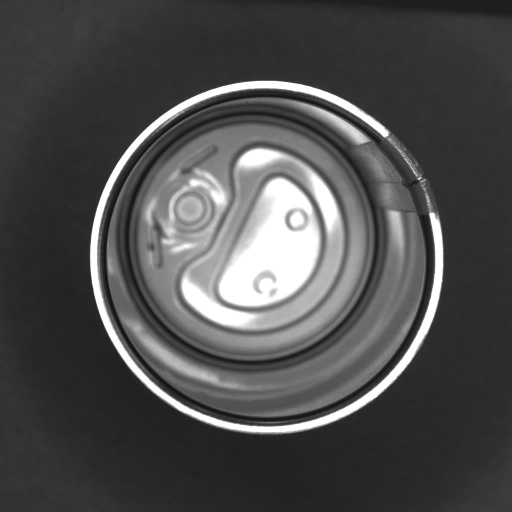
#> input picture data/raw_cans/Bad (1).jpg, 1024 x 1024 px, found by its file name (shown at 1/2 size)
$ python generate_real_lab_assets.py   (older library calls are emulated)
#> lines starting #> are read from the running program, lines starting #| are printed output that depends on the picture; after the words box and inside, x2 and y2 are one past the last pixel; in counts of white or black regions, pixels touching at a corner belong together
"""
Generate genuine lab step figures directly from the actual lab images:
Bad (1).jpg (Real can with crack defect) and Good (1).jpg (Real normal can)
from SeamFlangeCrack dataset.
"""

import os
import cv2
import numpy as np
import matplotlib.pyplot as plt

os.makedirs("assets/lab_steps", exist_ok=True)

# -----------------------------------------------------------------------------
# 0. Raw Input Comparison (Bad (1).jpg vs Good (1).jpg)
# -----------------------------------------------------------------------------
bad_can = cv2.imread(r"data\raw_cans\Bad (1).jpg")
#> bad_can is the input picture: shape (1024, 1024, 3); min 12, max 255, mean 77.9
good_can = cv2.imread(r"data\raw_cans\Good (1).jpg")
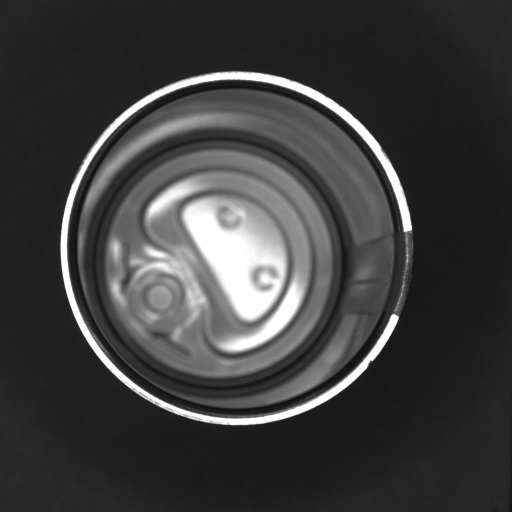
#> input picture data/raw_cans/Good (1).jpg, 1024 x 1024 px, found by its file name (shown at 1/2 size)
#> good_can is the input picture: shape (1024, 1024, 3); min 10, max 255, mean 62.4

fig, axes = plt.subplots(1, 2, figsize=(11, 5.5), facecolor='white')

# ----------------- (A) Bad (1).jpg -----------------
axes[0].imshow(cv2.cvtColor(bad_can, cv2.COLOR_BGR2RGB))
axes[0].set_title("(A) Bad (1).jpg - Flange Crack Defect", fontsize=12, fontweight='bold', pad=10)
axes[0].axis('off')

# Circle around defect at true coordinates (838, 348) (~2 o'clock)
circle_bad = plt.Circle((838, 348), 35, color='red', fill=False, lw=2.5, linestyle='-')
axes[0].add_patch(circle_bad)

# Arrow from text to defect
axes[0].annotate("Seam Flange Crack\n(~2 o'clock position)",
                 xy=(838, 348), xytext=(450, 140),
                 arrowprops=dict(arrowstyle="->", color="red", lw=2.2),
                 color="red", fontweight='bold', fontsize=10.5,
                 bbox=dict(boxstyle="round,pad=0.4", fc="#ffe6e6", ec="red", lw=1.5))

# Inset zoom of the crack defect
axins_bad = axes[0].inset_axes([0.04, 0.04, 0.38, 0.38])
crop_bad = bad_can[348-100:348+100, 838-120:838+80]
axins_bad.imshow(cv2.cvtColor(crop_bad, cv2.COLOR_BGR2RGB))
axins_bad.set_xticks([])
axins_bad.set_yticks([])
for spine in axins_bad.spines.values():
    spine.set_edgecolor('red')
    spine.set_linewidth(2.2)
axins_bad.set_title("Zoom: Crack on Seam Flange", fontsize=9.2, color='red', fontweight='bold', pad=4)

# ----------------- (B) Good (1).jpg -----------------
axes[1].imshow(cv2.cvtColor(good_can, cv2.COLOR_BGR2RGB))
axes[1].set_title("(B) Good (1).jpg - Normal Seam Flange (No Crack)", fontsize=12, fontweight='bold', pad=10)
axes[1].axis('off')

# Circle around actual side seam flange at (805, 530) (~3:30 position)
circle_good = plt.Circle((805, 530), 40, color='#00aa00', fill=False, lw=2.5, linestyle='-')
axes[1].add_patch(circle_good)

axes[1].annotate("Normal Seam Flange\n(~3:30 position, no crack)",
                 xy=(805, 530), xytext=(380, 220),
                 arrowprops=dict(arrowstyle="->", color="#00aa00", lw=2.2),
                 color="#008800", fontweight='bold', fontsize=10.5,
                 bbox=dict(boxstyle="round,pad=0.4", fc="#eafbea", ec="#00aa00", lw=1.5))

# Normal seam zoom inset
axins_good = axes[1].inset_axes([0.04, 0.04, 0.38, 0.38])
crop_good = good_can[530-100:530+100, 805-120:805+80]
axins_good.imshow(cv2.cvtColor(crop_good, cv2.COLOR_BGR2RGB))
axins_good.set_xticks([])
axins_good.set_yticks([])
for spine in axins_good.spines.values():
    spine.set_edgecolor('#00aa00')
    spine.set_linewidth(2.2)
axins_good.set_title("Zoom: Normal Seam Flange", fontsize=9.2, color='#008800', fontweight='bold', pad=4)

plt.tight_layout()
plt.savefig("assets/lab_steps/0_raw_input_comparison.png", dpi=200, bbox_inches='tight')
plt.close()
print("Generated 0_raw_input_comparison.png from real Bad (1).jpg and Good (1).jpg")


# -----------------------------------------------------------------------------
# Process Bad (1).jpg through exact Lab4Contour.cpp pipeline
# -----------------------------------------------------------------------------
def process_real_can(image_path, is_crack_expected=True):
#> called with image_path = 'data\\raw_cans\\Bad (1).jpg', is_crack_expected = True
    frame = cv2.imread(image_path)
    dst_image1 = cv2.GaussianBlur(frame, (5, 5), 0, 0)
    src_gray = cv2.cvtColor(dst_image1, cv2.COLOR_BGR2GRAY)

    grad_x = cv2.Sobel(src_gray, cv2.CV_16S, 1, 0, 3)
    abs_grad_x = cv2.convertScaleAbs(grad_x)
    grad_y = cv2.Sobel(src_gray, cv2.CV_16S, 0, 1, 3)
    abs_grad_y = cv2.convertScaleAbs(grad_y)
    grad = cv2.addWeighted(abs_grad_x, 0.5, abs_grad_y, 0.5, 0)
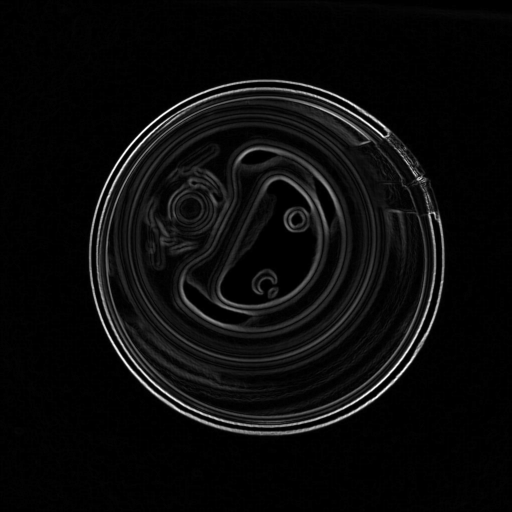
#> grad: shape (1024, 1024) (shown at 1/2 size); min 0, max 255, mean 11
    _, dst = cv2.threshold(grad, 30, 255, 1)
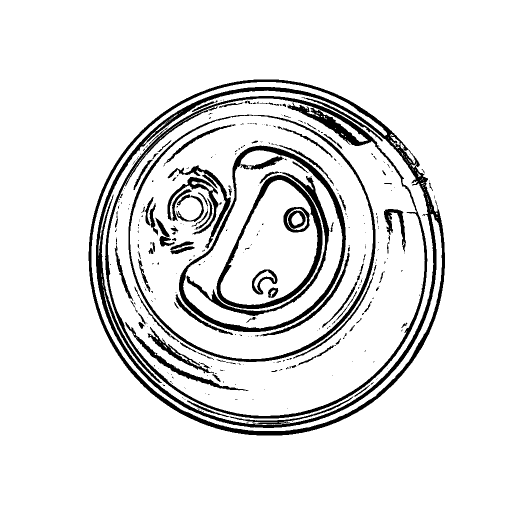
#> dst: shape (1024, 1024) (shown at 1/2 size); 90.1% white; 332 black regions (231 under 20 px)

    contours, hierarchy = cv2.findContours(dst, cv2.RETR_TREE, cv2.CHAIN_APPROX_SIMPLE)
#> contours = 525 contours, 387 with area under 20; largest, box (x1, y1, x2, y2) and area: (0, 0, 1024, 1024) 1046529, (176, 158, 891, 872) 399572, (197, 181, 867, 850) 346914, (209, 191, 856, 838) 326434, (216, 197, 850, 832) 309767
    max_area = 0
    max_index = -1
    for i, ct in enumerate(contours):
        poly = cv2.approxPolyDP(ct, 1, True)
        if len(poly) > 5:
            mu = cv2.moments(poly)
            if mu['m00'] > 0:
                hu = cv2.HuMoments(mu).flatten()
                area = cv2.contourArea(poly)
                if hu[0] < 0.18 and area > max_area:
                    max_area = area
                    max_index = i
#> this loop made 525 passes
#> (area, max_area, max_index) on pass 12: (399790, 399790, 11)
#> (hu, area) on passes 5, 58, 63, 84, 89, 124: ([0.554, 0.256, 0.026, 0.0105, 0.000165, 0.00364, 5.52e-05], 46.5), ([0.751, 0.479, 0.0372, 0.015, 0.000353, 0.01, 1.99e-05], 24), ([0.937, 0.851, 0.0105, 0.00973, 9.83e-05, 0.00881, 9.88e-07], 39), ([1.41, 1.96, 0.156, 0.121, 0.0166, 0.158, 0.00075], 394.5), ([3.42, 11.16, 8.26, 4.97, 31.47, 13.91, 4.92], 1293), ([2.63, 6.83, 0.409, 0.0663, 0.000893, -0.0542, 0.0109], 924)
#> after the loop, max_area = 399790; max_index = 11

    best_poly = cv2.approxPolyDP(contours[max_index], 1, True)
#> best_poly = contour of 107 points, box (x1, y1, x2, y2) (176, 158, 891, 872), area 399790
    rect = cv2.boundingRect(best_poly)
#> rect = (176, 158, 715, 714)

    # 1. imgCycle
    img_cycle = src_gray[rect[1]:rect[1]+rect[3], rect[0]:rect[0]+rect[2]]
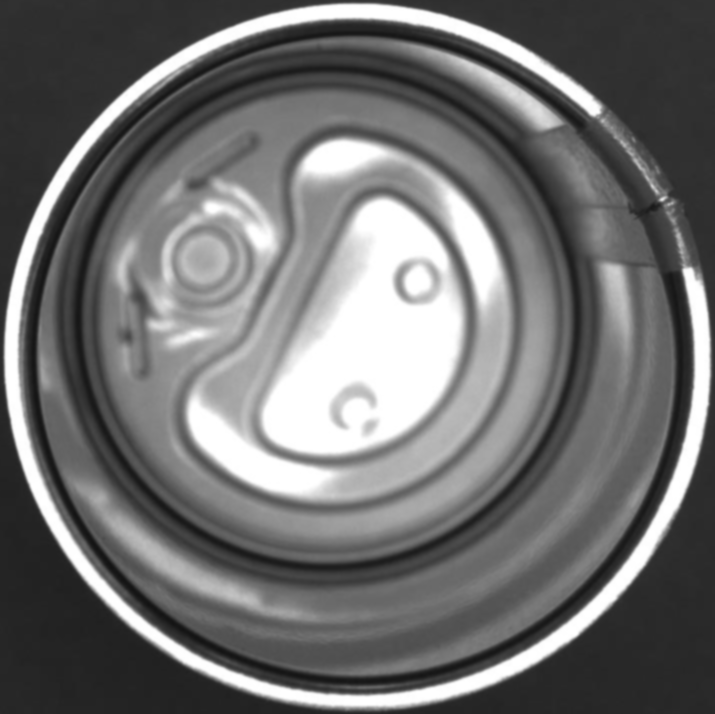
#> img_cycle: shape (714, 715); min 19, max 255, mean 112.3

    # 2. imgPolar
    center = (img_cycle.shape[1] / 2.0, img_cycle.shape[0] / 2.0)
#> center = (357.5, 357)
    radius = img_cycle.shape[1] / 2.0
#> radius = 357.5
    img_polar = cv2.linearPolar(img_cycle, center, radius, 1)
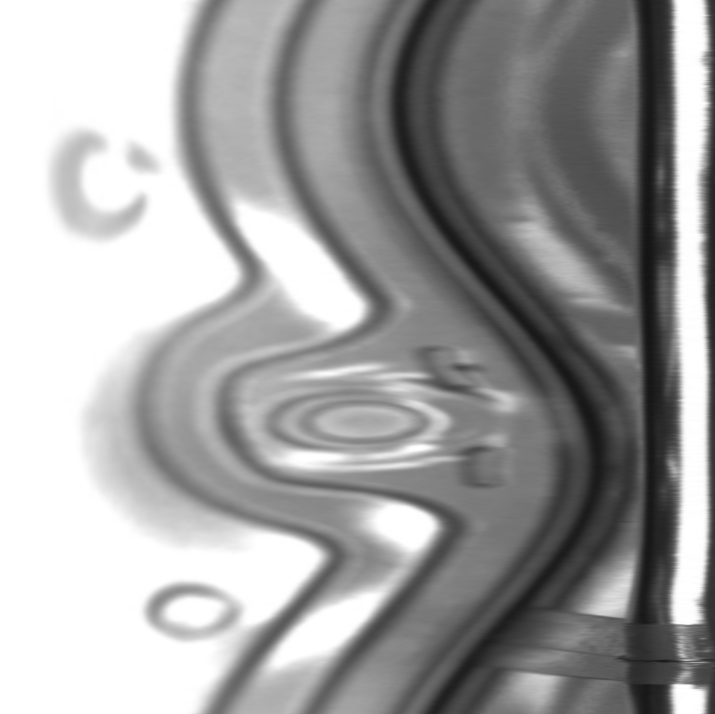
#> img_polar: shape (714, 715); min 20, max 255, mean 161

    # 3. imgEdge (50px rim rotated 90 CCW)
    img_edge = img_polar[:, img_polar.shape[1]-50:]
    img_edge = cv2.rotate(img_edge, cv2.ROTATE_90_COUNTERCLOCKWISE)
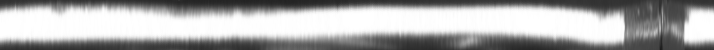
#> img_edge: shape (50, 714); min 28, max 255, mean 170.6

    # 4. hist[x] & histth[x]
    col_sums = np.sum(img_edge, axis=0)
#> col_sums = 714 values, max 9872 at index 39, min 3520 at index 661, mean 8527.8
    hist_th = np.where(col_sums > 5000, 100, 0)
#> hist_th = 714 values, max 100 at index 0, min 0 at index 625, mean 92.58

    # 5. Scan xleft & xright
    xleft = 0
    for x in range(img_edge.shape[1]):
        if hist_th[x] == 0:
            xleft = x
            break

    xright = img_edge.shape[1] - 1
#> xright = 713
    for x in range(img_edge.shape[1]-1, -1, -1):
        if hist_th[x] == 0:
            xright = x
            break

    # Seam recovery if needed
    if xleft == 0 or xright == 0:
        img_cycle = cv2.rotate(img_cycle, cv2.ROTATE_90_COUNTERCLOCKWISE)
        img_polar = cv2.linearPolar(img_cycle, center, radius, 1)
        img_edge = img_polar[:, img_polar.shape[1]-50:]
        img_edge = cv2.rotate(img_edge, cv2.ROTATE_90_COUNTERCLOCKWISE)
        col_sums = np.sum(img_edge, axis=0)
        hist_th = np.where(col_sums > 5000, 100, 0)
        for x in range(img_edge.shape[1]):
            if hist_th[x] == 0:
                xleft = x
                break
        for x in range(img_edge.shape[1]-1, -1, -1):
            if hist_th[x] == 0:
                xright = x
                break

    # 6. imgRoi
    img_roi = img_edge[:, xleft:xright]
    resized_roi = cv2.resize(img_roi, (120, 40))
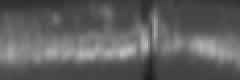
#> resized_roi: shape (40, 120) (shown 2 times larger); min 28, max 191, mean 94.5

    # 7. gen_feature_input
    col_s = np.sum(resized_roi, axis=0, dtype=np.float32)
#> col_s = 120 values, max 4210 at index 5, min 2818 at index 75, mean 3778
    feat = (col_s / np.max(col_s)).reshape(1, 120)

    # ANN predict
#> (the run stopped early here; a loop or call above may not have finished)
